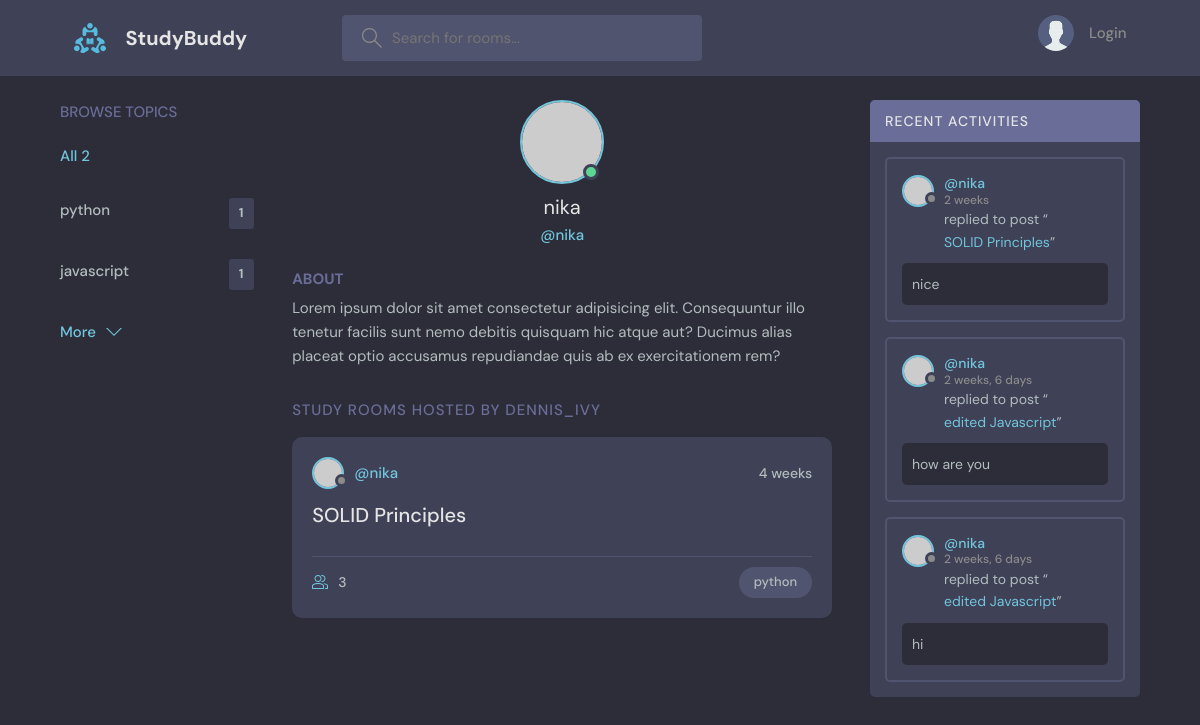
/profile/1/, run on an earlier commit of the app's database.
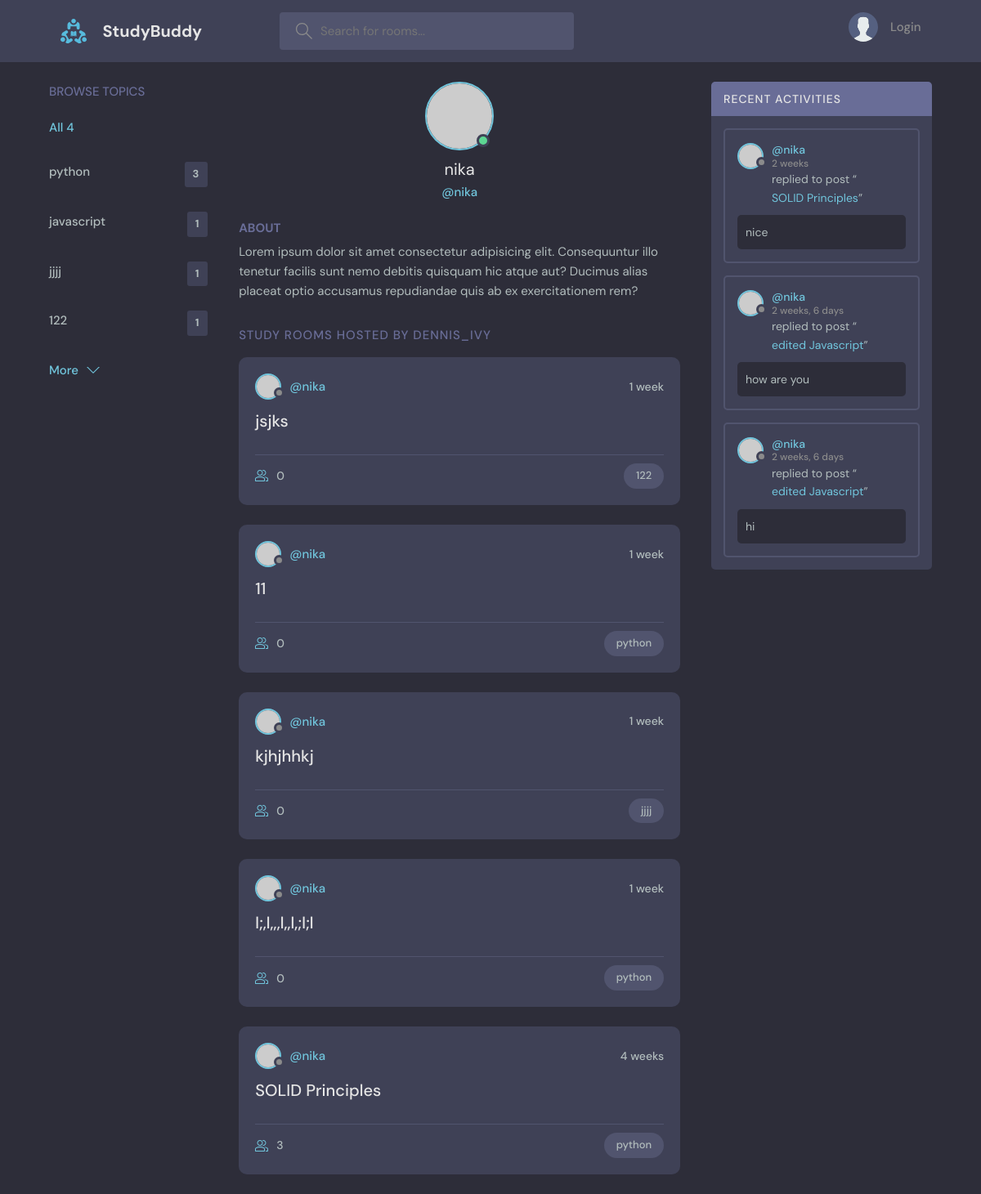
And on a later commit of the database.
### base/models.py (models this page shows, shortened)
class Topic(models.Model):
    name = models.CharField(max_length=200)

class Room(models.Model):
    host = models.ForeignKey(User, on_delete=models.SET_NULL, null=True)
    topic = models.ForeignKey(Topic, on_delete=models.SET_NULL, null=True)
    name = models.CharField(max_length=150)
    description = models.TextField(null=True, blank=True) #null _ for database, blank _ for submitted form
    participants = models.ManyToManyField(User, related_name='participants', blank=True)
    updated = models.DateTimeField(auto_now=True) #when updated
    created = models.DateTimeField(auto_now_add=True) #when created
    class Meta:
        ordering = ['-updated', '-created']
    def __str__(self):
        return self.name

class Message(models.Model):
    user = models.ForeignKey(User, on_delete=models.CASCADE)
    room = models.ForeignKey(Room, on_delete=models.CASCADE) #delete all the messages from database or SET_NULL
    body = models.TextField()
    updated = models.DateTimeField(auto_now=True)  # when updated
    created = models.DateTimeField(auto_now_add=True)  # when created
    class Meta:
        ordering = ['-updated', '-created']

### base/views.py (the view)
# urls.py: path('profile/<str:pk>/', views.user_profile, name="user-profile"),
def user_profile(request, pk):
    user = User.objects.get(id=pk)
    rooms = user.room_set.all()
    room_messages = user.message_set.all()
    topics = Topic.objects.all()
    context = {'user': user, 'rooms': rooms, 'room_messages': room_messages, 'topics': topics}
    return render(request, "base/profile.html", context)

### base/templates/base/profile.html (shortened to what this page needs)
{% extends 'main.html' %}
{% block content %}
  <main class="profile-page layout layout--3">
    <div class="container">
      {% include 'base/topics_component.html' %}
      <div class="roomList">
        <div class="profile">
          <div class="profile__avatar">
            <div class="avatar avatar--large active">
              <img src="https://randomuser.me/api/portraits/men/11.jpg" />
            </div>
          </div>
          <div class="profile__info">
            <h3>{{ user.username }}</h3>
            <p>@{{user.username}}</p>
          </div>
          <div class="profile__about">
            <h3>About</h3>
            <p>
              Lorem ipsum dolor sit amet consectetur adipisicing elit. Consequuntur illo tenetur
              facilis sunt nemo debitis quisquam hic atque aut? Ducimus alias placeat optio
              accusamus repudiandae quis ab ex exercitationem rem?
            </p>
          </div>
        </div>
        <div class="roomList__header">
          <div>
            <h2>Study Rooms Hosted by dennis_ivy</a>
            </h2>
          </div>
        </div>
        {% include 'base/feed_component.html' %}
      </div>
      {% include 'base/activity_component.html' %}
    </div>
  </main>
{% endblock %}

### templates/main.html (shortened to what this page needs)
<!DOCTYPE html>
{% load static %}
<html lang="en">
  <head>
    <link rel="stylesheet" href="{% static 'styles/style.css' %}" />
  </head>
  <body>
    {% include 'navbar.html' %}
    {% block content %}
    {% endblock %}
  </body>
</html>

### templates/navbar.html (shortened to what this page needs)
{% load static %}
<header class="header header--loggedIn">
      <div class="container">
        <a href="{% url 'home' %}" class="header__logo">
          <img src="{% static 'images/logo.svg' %}" />
          <h1>StudyBuddy</h1>
        </a>
        <form class="header__search" method="GET" action="{% url 'home' %}">
          <label>
            <input name="q" placeholder="Search for rooms..." />
          </label>
        </form>
        <nav class="header__menu">
          {% if request.user.is_authenticated %}
          <div class="header__user">
            <a href="{% url 'user-profile' user.id %}">
              <div class="avatar avatar--medium active">
                <img src="https://randomuser.me/api/portraits/men/37.jpg" />
              </div>
              <p>{{ request.user.username }} <span>@{{ request.user.username }}</span></p>
            </a>
            <button class="dropdown-button">
              <svg version="1.1" xmlns="http://www.w3.org/2000/svg" width="32" height="32" viewBox="0 0 32 32">
                <title>chevron-down</title>
                <path d="M16 21l-13-13h-3l16 16 16-16h-3l-13 13z"></path>
              </svg>
            </button>
          </div>
          {% else %}
          <a href="{% url 'login' %}">
            <img src="{% static 'images/avatar.svg' %}" />
            <p>Login</p>
          </a>
          {% endif %}
        </nav>
      </div>
    </header>

### base/templates/base/topics_component.html
<div class="topics">
          <div class="topics__header">
            <h2>Browse Topics</h2>
          </div>
          <ul class="topics__list">
            <li>
              <a href="{% url 'home' %}" class="active">All {{ topics.count }}</a>
            </li>
            {% for topic in topics %}
                <li>
                  <a href="{% url 'home' %}?q={{ topic.name }}">{{ topic.name }}<span>{{topic.room_set.all.count}}</span></a>
                </li>
            {% endfor %}
          </ul>
          <a class="btn btn--link" href="{% url 'topics' %}">
            More
            <svg version="1.1" xmlns="http://www.w3.org/2000/svg" width="32" height="32" viewBox="0 0 32 32">
              <title>chevron-down</title>
              <path d="M16 21l-13-13h-3l16 16 16-16h-3l-13 13z"></path>
            </svg>
          </a>
        </div>

### base/templates/base/feed_component.html (shortened to what this page needs)
{% for room in rooms %}
    <div class="roomListRoom">
            <div class="roomListRoom__header">
              <a href="{% url 'user-profile' room.host.id %}" class="roomListRoom__author">
                <div class="avatar avatar--small">
                  <img src="https://randomuser.me/api/portraits/women/11.jpg" />
                </div>
                <span>@{{room.host.username}}</span>
              </a>
              <div class="roomListRoom__actions">
                <span>{{ room.created|timesince }}</span>
              </div>
            </div>
            <div class="roomListRoom__content">
              <a href="{% url 'room' room.id %}">{{ room.name }}</a>
            </div>
            <div class="roomListRoom__meta">
              <a href="{% url 'room' room.id %}" class="roomListRoom__joined">
                {{ room.participants.all.count }}
              </a>
              <p class="roomListRoom__topic">{{ room.topic.name }}</p>
            </div>
          </div>
{% endfor %}

### base/templates/base/activity_component.html (shortened to what this page needs)
<div class="activities">
          <div class="activities__header">
            <h2>Recent Activities</h2>
          </div>
          {% for message in room_messages %}
            <div class="activities__box">
            <div class="activities__boxHeader roomListRoom__header">
              <a href="{% url 'user-profile' message.user.id %}" class="roomListRoom__author">
                <div class="avatar avatar--small">
                  <img src="https://randomuser.me/api/portraits/women/11.jpg" />
                </div>
                <p>
                  @{{message.user}}
                  <span>{{ message.created|timesince }}</span>
                </p>
              </a>
            </div>
            <div class="activities__boxContent">
              <p>replied to post “<a href="{% url 'room' message.room.id %}">{{message.room}}</a>”</p>
              <div class="activities__boxRoomContent">
                {{ message.body }}
              </div>
            </div>
          </div>
          {% endfor %}
        </div>

What changed in the data, as far as the page shows it:
computed for Topic "python": room_set.all.count "1" → "3"
added Topic: name "jjjj", room_set.all.count "1"
added Topic: name "122", room_set.all.count "1"
added Room: host.username "nika", created "1 week", name "jsjks", participants.all.count "0", topic.name "122"
added Room: host.username "nika", created "1 week", name "11", participants.all.count "0", topic.name "python"
added Room: host.username "nika", created "1 week", name "kjhjhhkj", participants.all.count "0", topic.name "jjjj"
added Room: host.username "nika", created "1 week", name "l;,l,,,l,,l,;l;l", participants.all.count "0", topic.name "python"
Also different on the page:
{{ topics.count }}: "2" → "4"
